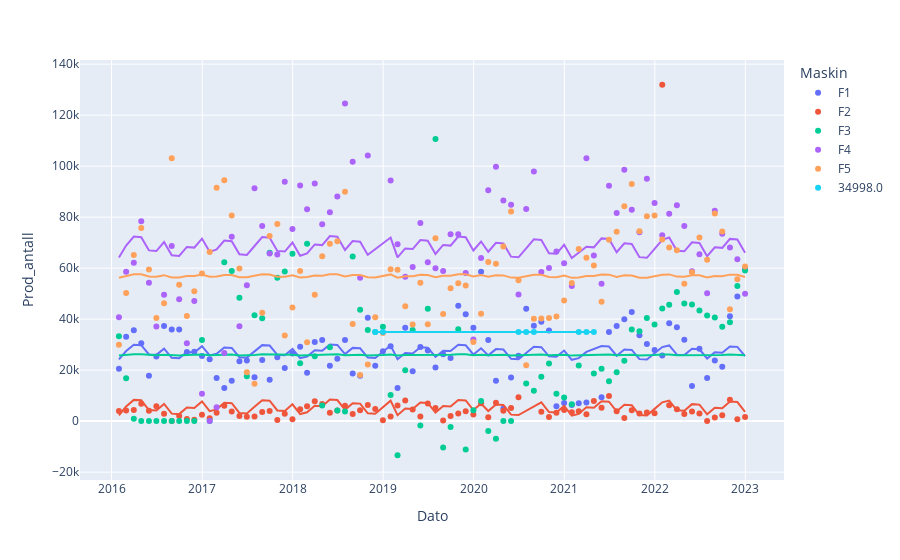

Write notebook code for a chart like this one.
### Code cell
fig = px.scatter(df_prod_F_mach_prod_clean,y="Prod_antall",color="Maskin",trendline="ols")
fig.show()
